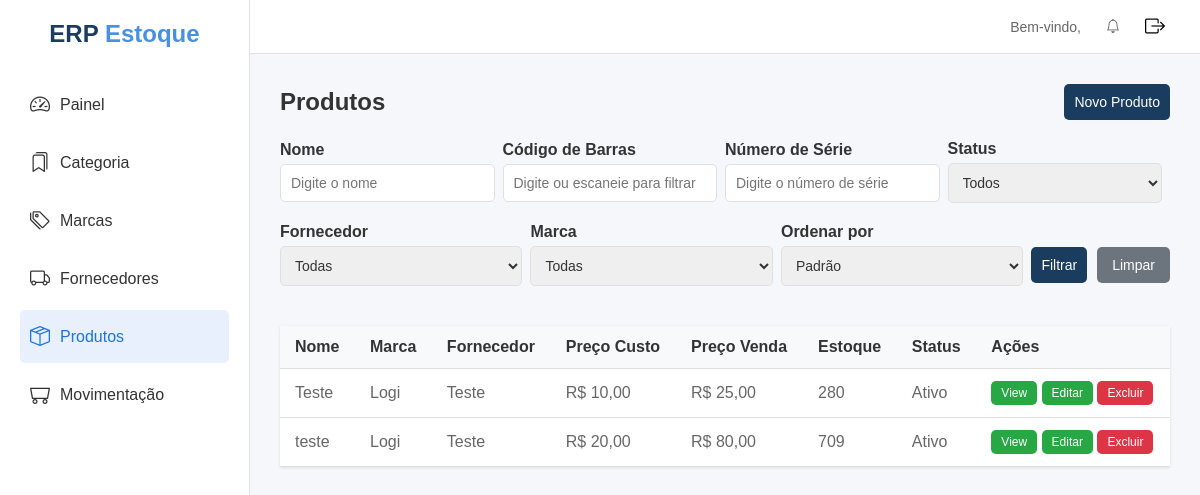
/Produto/, run on an earlier commit of the app's database.
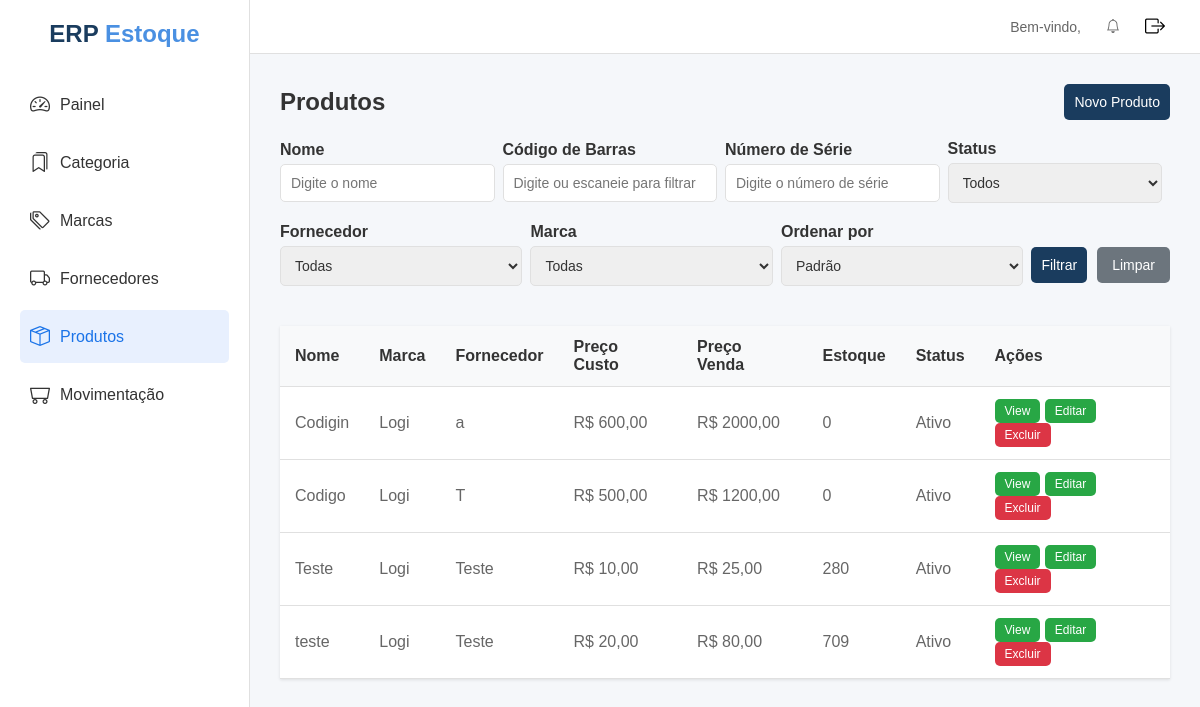
And on a later commit of the database.
### apps/produtos/models.py (models this page shows, shortened)
class Produto(models.Model):
    nome = models.CharField(max_length=500)
    codigo_barras = models.CharField(max_length=128, unique=True, null=True, blank=True)
    categoria = models.ForeignKey(Categoria, on_delete=models.PROTECT, related_name='produtos',
                                  limit_choices_to={'status': True},)
    marca = models.ForeignKey(Marca, on_delete=models.PROTECT, related_name='produtos',
                              limit_choices_to={'status': True},)
    fornecedor = models.ForeignKey(Fornecedor, on_delete=models.PROTECT, related_name='produtos',
                                   limit_choices_to={'status': True},)
    descricao = models.TextField(null=True, blank=True)
    num_serie = models.CharField(max_length=200, null=True, blank=True)
    preco_custo = models.DecimalField(max_digits=20, decimal_places=2)
    preco_venda = models.DecimalField(max_digits=20, decimal_places=2)
    quantidade = models.PositiveIntegerField(default=0)
    estoque_minimo = models.PositiveIntegerField(default=10)
    imagem = models.ImageField(null=True, blank=True, upload_to='produtos/')
    barcode_image = models.ImageField(upload_to='barcodes/', blank=True, null=True)
    qr_code = models.ImageField(upload_to='qrcodes/', blank=True, null=True)
    status = models.BooleanField(default=True)
    created_at = models.DateTimeField(auto_now_add=True)
    updated_at = models.DateTimeField(auto_now=True)
    class Meta:
        ordering = ['nome']

### apps/marcas/models.py (models this page shows)
class Marca(models.Model):
    nome = models.CharField(max_length=500)
    descricao = models.TextField(null=True, blank=True)
    status = models.BooleanField(default=True)
    created_at = models.DateTimeField(auto_now_add=True)
    updated_at = models.DateTimeField(auto_now=True)
    class Meta:
        ordering = ['nome']
    def __str__(self):
        return self.nome

### apps/fornecedor/models.py (models this page shows)
class Fornecedor(models.Model):
    nome = models.CharField(max_length=500)
    contato = models.CharField(max_length=20, blank=True, null=True)
    email = models.EmailField(blank=True, null=True)
    descricao = models.TextField(null=True, blank=True)
    status = models.BooleanField(default=True)
    created_at = models.DateTimeField(auto_now_add=True)
    updated_at = models.DateTimeField(auto_now=True)
    class Meta:
        ordering = ['nome']
    def __str__(self):
        return self.nome

### apps/produtos/views.py (the view)
# urls.py: path('Produto/', ProdutoListView.as_view(), name='produtos_list'),
class ProdutoListView(ListView):
    model = Produto
    template_name = 'produtos/produtos_list.html'
    context_object_name = 'produto'
    def get_queryset(self):
        queryset = super().get_queryset()
        nome = self.request.GET.get('nome')
        codigo_barras = self.request.GET.get('codigo_barras')
        status = self.request.GET.get('status')
        num_serie = self.request.GET.get('num_serie')
        categoria = self.request.GET.get('categoria')
        marca = self.request.GET.get('marca')
        fornecedor = self.request.GET.get('fornecedor')
        ordernar = self.request.GET.get('ordenar')
        if nome:
            queryset = queryset.filter(nome__icontains=nome)
        if codigo_barras:
            queryset = queryset.filter(codigo_barras__icontains=codigo_barras)
        if num_serie:
            queryset = queryset.filter(num_serie__icontains=num_serie)
        if fornecedor:
            queryset = queryset.filter(fornecedor__id=fornecedor)
        if marca:
            queryset = queryset.filter(marca__id=marca)
        if status == 'true':
            queryset = queryset.filter(status=True)
        if status == 'false':
            queryset = queryset.filter(status=False)
        if ordernar:
            queryset = queryset.order_by(ordernar)
        else:
            queryset = queryset.order_by('nome')
        return queryset
    def get_context_data(self, **kwargs):
        context = super().get_context_data(**kwargs)
        context['fornecedores'] = Fornecedor.objects.all()
        context['marcas'] = Marca.objects.all()
        return context

### apps/notificacao/context_processors.py (called while the page is built)
def notificacoes(request):
    return {
        'notificacoes': Notificacao.objects.filter(lida=False)
    }

### apps/templates/produtos/produtos_list.html (shortened to what this page needs)
{% extends 'layouts/base.html' %}
{% block conteudo %}
<div class="content">
    <div class="page-header">
        <h1>Produtos</h1>
        <a href="{% url 'produtos:produtos_form' %}" class="btn btn-primary">Novo Produto</a>
    </div>
    <form method="get" class="filter-form">
        <div class="form-group">
            <label for="nome">Nome</label>
            <input type="text" name="nome" id="nome" value="{{ request.GET.nome }}" class="form-control" placeholder="Digite o nome">
        </div>
        <div class="form-group">
            <label for="filtro_codigo_barras">Código de Barras</label>
            <input type="text" name="codigo_barras" id="filtro_codigo_barras" value="{{ request.GET.codigo_barras }}" class="form-control" placeholder="Digite ou escaneie para filtrar">
        </div>
        <div class="form-group">
            <label for="num_serie">Número de Série</label>
            <input type="text" name="num_serie" id="num_serie" value="{{ request.GET.num_serie }}" class="form-control" placeholder="Digite o número de série">
        </div>
        <div class="form-group">
            <label for="status">Status</label>
            <select name="status" id="status" class="form-control">
                <option value="">Todos</option>
            </select>
        </div>
        <div class="form-group">
            <label for="fornecedor">Fornecedor</label>
            <select name="fornecedor" id="fornecedor" class="form-control">
                <option value="">Todas</option>
            </select>
        </div>
        <div class="form-group">
            <label for="marca">Marca</label>
            <select name="marca" id="marca" class="form-control">
                <option value="">Todas</option>
            </select>
        </div>
        <div class="form-group">
            <label for="ordenar">Ordenar por</label>
            <select name="ordenar" id="ordenar" class="form-control">
                <option value="">Padrão</option>
            </select>
        </div>
        <div class="filter-buttons">
            <button type="submit" class="btn btn-primary">Filtrar</button>
            <a href="{% url 'produtos:produtos_list' %}" class="btn btn-secondary">Limpar</a>
        </div>
    </form>
    <table class="table">
        <thead>
            <tr>
                <th>Nome</th>
                <th>Marca</th>
                <th>Fornecedor</th>
                <th>Preço Custo</th>
                <th>Preço Venda</th>
                <th>Estoque</th>
                <th>Status</th>
                <th>Ações</th>
            </tr>
        </thead>
        <tbody>
            {% for produtos in produto %}
                <tr>
                    <td>{{ produtos.nome }}</td>
                    <td>{{ produtos.marca }}</td>
                    <td>{{ produtos.fornecedor }}</td>
                    <td>R$ {{ produtos.preco_custo|floatformat:2 }}</td>
                    <td>R$ {{ produtos.preco_venda|floatformat:2 }}</td>
                    <td>{{ produtos.quantidade|default:"0" }}</td>
                    <td>{{ produtos.status|yesno:"Ativo,Inativo" }}</td>
                    <td>
                        <a href="{% url 'produtos:produtos_detail' produtos.id %}" class="btn btn-sm btn-edit">View</a>
                        <a href="{% url 'produtos:produtos_form' produtos.id %}" class="btn btn-sm btn-edit">Editar</a>
                        <button class="btn btn-sm btn-delete" data-id="{{ produtos.id }}">Excluir</button>
                    </td>
                </tr>
            {% empty %}
                <tr>
                    <td colspan="7" class="text-center">Nenhum produto cadastrado ou encontrado.</td>
                </tr>
            {% endfor %}
        </tbody>
    </table>
</div>
{% endblock %}

### apps/templates/layouts/base.html (shortened to what this page needs)
<!DOCTYPE html>
<html lang="pt-BR">
<head>
    {% load static %}
    <link rel="stylesheet" href="https://cdn.jsdelivr.net/npm/bootstrap-icons@1.11.3/font/bootstrap-icons.min.css">
    <link rel="stylesheet" href="{% static 'assets/css/style.css' %}">
</head>
<body>
    <div class="container">
        <div class="sidebar">
            <div class="logo">
                <h2>ERP <span>Estoque</span></h2>
            </div>
            <nav>
                <ul>
                    <li>
                        <a href="{% url 'home:dashboard' %}">
                            <span class="icon"><i class="bi bi-speedometer2"></i></span> Painel
                        </a>
                    </li>
                    <li>
                        <a href="{% url 'categorias:categoria_list' %}">
                            <span class="icon"><i class="bi bi-bookmarks"></i></span> Categoria
                        </a>
                    </li>
                    <li>
                        <a href="{% url 'marcas:marca_list' %}">
                            <span class="icon"><i class="bi bi-tags"></i></span> Marcas
                        </a>
                    </li>
                    <li>
                        <a href="{% url 'fornecedores:fornecedores_list' %}">
                            <span class="icon"><i class="bi bi-truck"></i></span> Fornecedores
                        </a>
                    </li>
                    <li>
                        <a href="{% url 'produtos:produtos_list' %}">
                            <span class="icon"><i class="bi bi-box-seam"></i></span> Produtos
                        </a>
                    </li>
                    <li>
                        <a href="{% url 'movimentacao:movimentacao_list' %}">
                            <span class="icon"><i class="bi bi-minecart"></i></span> Movimentação
                        </a>
                    </li>
                </ul>
            </nav>
        </div>
        <div class="main-content">
            <header>
                <div class="user-info">
                    <span>Bem-vindo, {{ user.username }}</span>
                    <div class="notification-wrapper">
                        <span class="notification-icon">
                            <i class="bi bi-bell"></i>
                        </span>
                    </div>
                    <form method="post" action="{% url 'authentication:logout' %}" style="display: inline;">
                        <button type="submit" class="logout-btn"><i class="bi bi-box-arrow-right"></i></button>
                    </form>
                </div>
            </header>
            {% block conteudo %}{% endblock %}
        </div>
    </div>
</body>
</html>

### apps/static/assets/css/style.css (style rules this page uses)
* { margin: 0; padding: 0; box-sizing: border-box; font-family: Arial, sans-serif; }
body { background-color: #f5f7fa; }
.container { display: flex; min-height: 100vh; }
.sidebar { width: 250px; background-color: #fff; border-right: 1px solid #e0e0e0; padding: 20px; display: flex; flex-direction: column; position: fixed; top: 0; bottom: 0; overflow-y: auto; }
.logo h2 { font-size: 24px; color: #1a73e8; margin-bottom: 30px; }
.logo span { color: #333; }
nav ul { list-style: none; }
nav ul li { margin-bottom: 5px; border-radius: 5px; }
nav ul li a { display: flex; align-items: center; padding: 15px 10px; font-size: 16px; color: #333; text-decoration: none; border-radius: 5px; transition: background-color 0.2s; }
nav ul li.active a { background-color: #e8f0fe; color: #1a73e8; }
nav ul li .icon { margin-right: 10px; font-size: 20px; display: flex; align-items: center; }
nav ul li .icon i { font-size: 20px; }
.main-content { flex: 1; display: flex; flex-direction: column; margin-left: 250px; }
header { background-color: #fff; padding: 15px 20px; border-bottom: 1px solid #e0e0e0; display: flex; justify-content: flex-end; align-items: center; }
.user-info { display: flex; align-items: center; gap: 10px; margin-right: 15px; }
.user-info span { font-size: 14px; color: #666; }
.logout-btn { background-color: transparent; border: none; cursor: pointer; font-size: 20px; }
.content { padding: 30px; }
.content h1 { font-size: 24px; color: #333; }
.page-header { display: flex; justify-content: space-between; align-items: center; margin-bottom: 20px; }
.table { width: 100%; border-collapse: collapse; background-color: #fff; box-shadow: 0 1px 3px rgba(0, 0, 0, 0.1); }
.table th, .table td { padding: 12px 15px; text-align: left; border-bottom: 1px solid #e0e0e0; }
.table th { background-color: #f8f9fa; font-weight: 600; color: #333; }
.table td { color: #666; }
.form-group { margin-bottom: 20px; }
.form-group label { display: block; margin-bottom: 5px; font-weight: 600; color: #333; }
.form-control { width: 100%; padding: 10px; border: 1px solid #e0e0e0; border-radius: 5px; font-size: 14px; color: #333; }
.btn { padding: 10px 15px; border: none; border-radius: 5px; font-size: 14px; cursor: pointer; text-decoration: none; display: inline-block; }
.btn-primary { background-color: #1a73e8; color: #fff; }
.btn-secondary { background-color: #6c757d; color: #fff; }
.btn-edit { background-color: #28a745; color: #fff; }
.btn-delete { background-color: #dc3545; color: #fff; }
.btn-sm { padding: 5px 10px; font-size: 12px; }
.filter-form { display: flex; flex-wrap: wrap; justify-content: space-between; align-items: center; margin-bottom: 20px; }
.filter-form .form-group { flex: 1; min-width: 200px; margin-right: 8px; }
.filter-buttons { display: flex; gap: 10px; margin-left: auto; }
.logo h2 { font-size: 24px; color: #1a3c5e; font-weight: bold; text-align: center; }
.logo h2 span { color: #4a90e2; }
.btn-primary { background-color: #1a3c5e; border: none; border-radius: 5px; padding: 10px; font-weight: 500; }
.notification-wrapper { position: relative; display: inline-block; margin: 0 15px; }
.notification-icon { cursor: pointer; font-size: 20px; position: relative; display: inline-flex; align-items: center; }

What changed in the data, as far as the page shows it:
added Produto: nome "Codigin", marca "Logi", fornecedor "a", preco_custo "600,00", preco_venda "2000,00", quantidade "0", status "Ativo"
added Produto: nome "Codigo", marca "Logi", fornecedor "T", preco_custo "500,00", preco_venda "1200,00", quantidade "0", status "Ativo"
